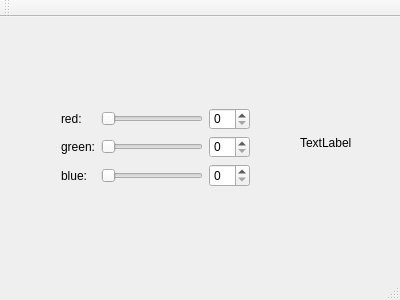
<?xml version="1.0" encoding="UTF-8"?>
<ui version="4.0">
 <class>MainWindow</class>
 <widget class="QMainWindow" name="MainWindow">
  <property name="geometry">
   <rect>
    <x>0</x>
    <y>0</y>
    <width>400</width>
    <height>300</height>
   </rect>
  </property>
  <property name="windowTitle">
   <string>MainWindow</string>
  </property>
  <widget class="QWidget" name="centralWidget">
   <widget class="QWidget" name="gridLayoutWidget">
    <property name="geometry">
     <rect>
      <x>50</x>
      <y>80</y>
      <width>211</width>
      <height>101</height>
     </rect>
    </property>
    <layout class="QGridLayout" name="gridLayout">
     <item row="1" column="0">
      <widget class="QLabel" name="labelRed">
       <property name="text">
        <string>red:</string>
       </property>
      </widget>
     </item>
     <item row="1" column="1">
      <widget class="QSlider" name="horizontalSliderRed">
       <property name="orientation">
        <enum>Qt::Horizontal</enum>
       </property>
      </widget>
     </item>
     <item row="3" column="0">
      <widget class="QLabel" name="labelBlue">
       <property name="text">
        <string>blue:</string>
       </property>
      </widget>
     </item>
     <item row="3" column="1">
      <widget class="QSlider" name="horizontalSliderBlue">
       <property name="orientation">
        <enum>Qt::Horizontal</enum>
       </property>
      </widget>
     </item>
     <item row="2" column="0">
      <widget class="QLabel" name="labelGreen">
       <property name="text">
        <string>green:</string>
       </property>
      </widget>
     </item>
     <item row="2" column="1">
      <widget class="QSlider" name="horizontalSliderGreen">
       <property name="orientation">
        <enum>Qt::Horizontal</enum>
       </property>
      </widget>
     </item>
     <item row="2" column="2">
      <widget class="QSpinBox" name="spinBoxGreen"/>
     </item>
     <item row="1" column="2">
      <widget class="QSpinBox" name="spinBoxRed"/>
     </item>
     <item row="3" column="2">
      <widget class="QSpinBox" name="spinBoxBlue"/>
     </item>
    </layout>
   </widget>
   <widget class="QLabel" name="colorLabel">
    <property name="geometry">
     <rect>
      <x>300</x>
      <y>100</y>
      <width>62</width>
      <height>51</height>
     </rect>
    </property>
    <property name="text">
     <string>TextLabel</string>
    </property>
   </widget>
  </widget>
  <widget class="QMenuBar" name="menuBar">
   <property name="geometry">
    <rect>
     <x>0</x>
     <y>0</y>
     <width>400</width>
     <height>25</height>
    </rect>
   </property>
  </widget>
  <widget class="QToolBar" name="mainToolBar">
   <attribute name="toolBarArea">
    <enum>TopToolBarArea</enum>
   </attribute>
   <attribute name="toolBarBreak">
    <bool>false</bool>
   </attribute>
  </widget>
  <widget class="QStatusBar" name="statusBar"/>
 </widget>
 <layoutdefault spacing="6" margin="11"/>
 <resources/>
 <connections>
  <connection>
   <sender>horizontalSliderRed</sender>
   <signal>valueChanged(int)</signal>
   <receiver>spinBoxRed</receiver>
   <slot>setValue(int)</slot>
   <hints>
    <hint type="sourcelabel">
     <x>154</x>
     <y>133</y>
    </hint>
    <hint type="destinationlabel">
     <x>235</x>
     <y>143</y>
    </hint>
   </hints>
  </connection>
  <connection>
   <sender>horizontalSliderGreen</sender>
   <signal>valueChanged(int)</signal>
   <receiver>spinBoxGreen</receiver>
   <slot>setValue(int)</slot>
   <hints>
    <hint type="sourcelabel">
     <x>158</x>
     <y>174</y>
    </hint>
    <hint type="destinationlabel">
     <x>249</x>
     <y>173</y>
    </hint>
   </hints>
  </connection>
  <connection>
   <sender>horizontalSliderBlue</sender>
   <signal>valueChanged(int)</signal>
   <receiver>spinBoxBlue</receiver>
   <slot>setValue(int)</slot>
   <hints>
    <hint type="sourcelabel">
     <x>160</x>
     <y>207</y>
    </hint>
    <hint type="destinationlabel">
     <x>247</x>
     <y>203</y>
    </hint>
   </hints>
  </connection>
  <connection>
   <sender>spinBoxRed</sender>
   <signal>valueChanged(int)</signal>
   <receiver>horizontalSliderRed</receiver>
   <slot>setValue(int)</slot>
   <hints>
    <hint type="sourcelabel">
     <x>253</x>
     <y>125</y>
    </hint>
    <hint type="destinationlabel">
     <x>170</x>
     <y>134</y>
    </hint>
   </hints>
  </connection>
  <connection>
   <sender>spinBoxGreen</sender>
   <signal>valueChanged(int)</signal>
   <receiver>horizontalSliderGreen</receiver>
   <slot>setValue(int)</slot>
   <hints>
    <hint type="sourcelabel">
     <x>242</x>
     <y>182</y>
    </hint>
    <hint type="destinationlabel">
     <x>196</x>
     <y>172</y>
    </hint>
   </hints>
  </connection>
  <connection>
   <sender>spinBoxBlue</sender>
   <signal>valueChanged(int)</signal>
   <receiver>horizontalSliderBlue</receiver>
   <slot>setValue(int)</slot>
   <hints>
    <hint type="sourcelabel">
     <x>244</x>
     <y>219</y>
    </hint>
    <hint type="destinationlabel">
     <x>195</x>
     <y>213</y>
    </hint>
   </hints>
  </connection>
 </connections>
</ui>
